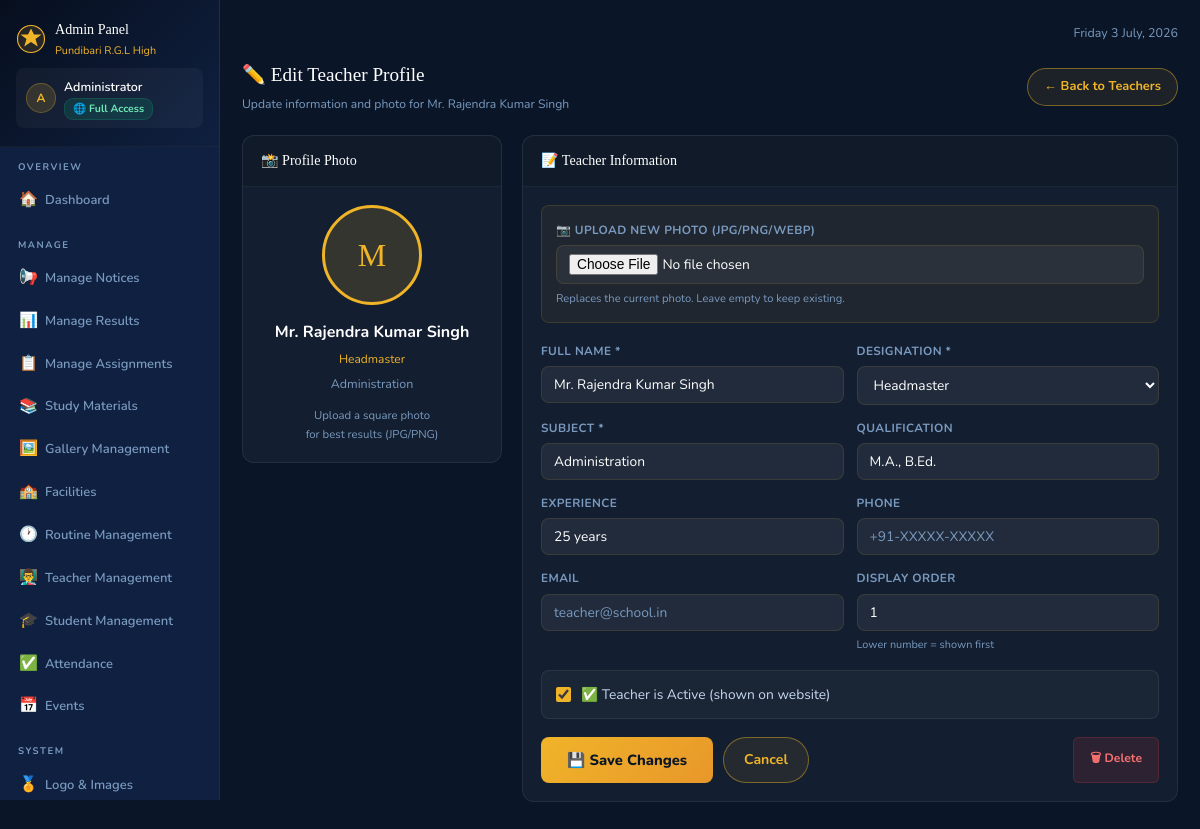
The page /admin/teachers/edit/1 (signed in) on the database its author committed.
### tables this page shows
CREATE TABLE teachers(id INTEGER PRIMARY KEY AUTOINCREMENT,
      name TEXT NOT NULL,designation TEXT,subject TEXT,qualification TEXT,
      experience TEXT,phone TEXT,email TEXT,photo TEXT,
      sort_order INTEGER DEFAULT 99,is_active INTEGER DEFAULT 1);

### app.py (the view, shortened to what this page needs)
@app.route('/admin/teachers/edit/<int:tid>', methods=['GET', 'POST'])
@perm_req('can_manage_teachers')
def admin_edit_teacher(tid):
    db = get_db()
    t = db.execute("SELECT * FROM teachers WHERE id=?", (tid,)).fetchone()
    db.close()
    if not t:
        flash('Teacher not found.', 'error')
        return redirect(url_for('admin_teachers'))
    return render_template('admin_teacher_edit.html', teacher=t)

### app.py (called while the page is built, shortened)
def cache_get(k):
    if k in _cache and _cache_ts.get(k,0)>datetime.now().timestamp():
        return _cache[k]
    return None

def get_db():
    if USE_PG:
        conn=psycopg2.connect(DATABASE_URL,cursor_factory=psycopg2.extras.RealDictCursor)
        return conn
    conn=sqlite3.connect(DB_PATH,timeout=30,check_same_thread=False)
    conn.row_factory=sqlite3.Row
    conn.execute("PRAGMA journal_mode=WAL")
    conn.execute("PRAGMA synchronous=NORMAL")
    conn.execute("PRAGMA cache_size=-32000")
    conn.execute("PRAGMA temp_store=MEMORY")
    conn.execute("PRAGMA mmap_size=268435456")
    conn.execute("PRAGMA optimize")
    return conn

def get_settings():
    cached=cache_get('settings')
    if cached: return cached
    db=get_db()
    rows=db.execute("SELECT key,value FROM settings").fetchall()
    db.close()
    r={row['key']:row['value'] for row in rows}
    cache_set('settings',r); return r

@app.context_processor
def inject_globals():
    ctx = dict(settings=get_settings(), now=datetime.now())
    if 'admin_id' in session:
        ctx['current_admin_perms'] = get_admin_perms(session['admin_id'])
        ctx['is_impersonating'] = session.get('impersonating', False)
    return ctx

def perm_req(key):
    def outer(f):
        @wraps(f)
        def d(*a, **k):
            if 'admin_id' not in session:
                return redirect(url_for('admin_login'))
            perms = get_admin_perms(session['admin_id'])
            if not perms.get(key, 0):
                flash("You don't have permission to access this section. Contact your administrator.", 'error')
                return redirect(url_for('admin_dashboard'))
            return f(*a, **k)
        return d
    return outer

def log_activity(actor_type, actor_id, actor_name, action, detail=''):
    try:
        db = get_db()
        ip = request.remote_addr or ''
        db.execute("INSERT INTO activity_log(actor_type,actor_id,actor_name,action,detail,ip) VALUES(?,?,?,?,?,?)",
                   (actor_type, actor_id, actor_name, action, detail, ip))
        db.commit(); db.close()
    except: pass

def get_admin_perms(admin_id):
    db = get_db()
    perm = db.execute("SELECT * FROM admin_permissions WHERE admin_id=?", (admin_id,)).fetchone()
    classes = db.execute("SELECT class, section FROM admin_class_access WHERE admin_id=?", (admin_id,)).fetchall()
    db.close()
    d = dict(perm)
    d['classes'] = [(r['class'], r['section']) for r in classes]
    return d

### templates/admin_teacher_edit.html (shortened to what this page needs)
{% extends "admin_base.html" %}
{% block admin_content %}
<div class="admin-topbar-row">
  <div>
    <div class="admin-page-title">✏️ Edit Teacher Profile</div>
    <div class="admin-page-sub">Update information and photo for {{ teacher.name }}</div>
  </div>
  <a href="{{ url_for('admin_teachers') }}" class="btn-outline" style="padding:7px 16px;font-size:.8rem">← Back to Teachers</a>
</div>
<div style="display:grid;grid-template-columns:260px 1fr;gap:20px;align-items:start">
  <div class="admin-card">
    <div class="admin-card-head"><div class="admin-card-title">📸 Profile Photo</div></div>
    <div class="admin-card-body" style="text-align:center">
      <div class="teacher-photo-preview" id="photoPreview" style="margin:0 auto 14px">
        {% if teacher.photo %}
          <img src="{{ url_for('static',filename='images/'+teacher.photo) }}" alt="{{ teacher.name }}" id="previewImg">
        {% else %}
          <span id="previewInitial">{{ teacher.name[0] }}</span>
        {% endif %}
      </div>
      <div style="font-weight:700;color:var(--white);margin-bottom:3px">{{ teacher.name }}</div>
      <div style="font-size:.75rem;color:var(--accent);margin-bottom:3px">{{ teacher.designation }}</div>
      <div style="font-size:.78rem;color:var(--text-muted)">{{ teacher.subject }}</div>
      <div style="margin-top:12px;font-size:.71rem;color:var(--text-muted)">
        Upload a square photo<br>for best results (JPG/PNG)
      </div>
    </div>
  </div>
  <div class="admin-card">
    <div class="admin-card-head"><div class="admin-card-title">📝 Teacher Information</div></div>
    <div class="admin-card-body">
      <form method="POST" action="{{ url_for('admin_edit_teacher', tid=teacher.id) }}" enctype="multipart/form-data">
        <div class="form-group" style="margin-bottom:18px;padding:14px;background:rgba(240,180,41,.05);border:1px solid rgba(240,180,41,.15);border-radius:var(--rs)">
          <label>📷 Upload New Photo (JPG/PNG/WEBP)</label>
          <input type="file" name="photo" class="form-control" accept=".jpg,.jpeg,.png,.webp" id="photoInput">
          <small style="color:var(--text-muted);font-size:.7rem">Replaces the current photo. Leave empty to keep existing.</small>
        </div>
        <div class="form-grid">
          <div class="form-group"><label>Full Name *</label>
            <input type="text" name="name" class="form-control" value="{{ teacher.name }}" required></div>
          <div class="form-group"><label>Designation *</label>
            <select name="designation" class="form-control">
              {% for d in ['Headmaster','Asst. Headmaster','Assistant Teacher','Senior Teacher','Group D Staff'] %}
              <option value="{{ d }}" {{ 'selected' if teacher.designation==d else '' }}>{{ d }}</option>{% endfor %}
            </select></div>
          <div class="form-group"><label>Subject *</label>
            <input type="text" name="subject" class="form-control" value="{{ teacher.subject or '' }}" placeholder="e.g. Mathematics" required></div>
          <div class="form-group"><label>Qualification</label>
            <input type="text" name="qualification" class="form-control" value="{{ teacher.qualification or '' }}" placeholder="e.g. M.Sc., B.Ed."></div>
          <div class="form-group"><label>Experience</label>
            <input type="text" name="experience" class="form-control" value="{{ teacher.experience or '' }}" placeholder="e.g. 10 years"></div>
          <div class="form-group"><label>Phone</label>
            <input type="text" name="phone" class="form-control" value="{{ teacher.phone or '' }}" placeholder="+91-XXXXX-XXXXX"></div>
          <div class="form-group"><label>Email</label>
            <input type="email" name="email" class="form-control" value="{{ teacher.email or '' }}" placeholder="teacher@school.in"></div>
          <div class="form-group"><label>Display Order</label>
            <input type="number" name="sort_order" class="form-control" value="{{ teacher.sort_order or 99 }}" min="1">
            <small style="font-size:.68rem;color:var(--text-muted)">Lower number = shown first</small></div>
        </div>
        <div style="margin-top:16px;padding:12px 14px;background:rgba(255,255,255,.03);border:1px solid rgba(255,255,255,.07);border-radius:var(--rs)">
          <label style="display:flex;align-items:center;gap:10px;cursor:pointer">
            <input type="checkbox" name="is_active" value="1" {% if teacher.is_active %}checked{% endif %} style="accent-color:var(--accent);width:15px;height:15px">
            <span style="color:var(--text-light);font-size:.86rem">✅ Teacher is Active (shown on website)</span>
          </label>
        </div>
        <div style="display:flex;gap:10px;margin-top:18px">
          <button type="submit" class="btn-gold" style="padding:11px 26px;font-size:.92rem">💾 Save Changes</button>
          <a href="{{ url_for('admin_teachers') }}" class="btn-outline" style="padding:10px 20px;font-size:.88rem">Cancel</a>
          <a href="{{ url_for('admin_delete_teacher',i=teacher.id) }}" class="btn-danger" style="padding:10px 16px;margin-left:auto" onclick="return confirm('Permanently delete {{ teacher.name }}?')">🗑 Delete</a>
        </div>
      </form>
    </div>
  </div>
</div>
{% endblock %}

### static/css/style.css (style rules this page uses)
:root { --navy:#0a1628;--navy-mid:#0d1f3c;--navy-card:#0f2040;--navy-deep:#070f1e; --blue:#1a3560;--blue2:#1e4a8a; --accent:#f0b429;--accent2:#e8972a;--gold:linear-gradient(135deg,#f0b429,#e8972a); --accent-glow:rgba(240,180,41,.15);--gb:rgba(240,180,41,.18); --c-green:#10b981;--c-green-bg:rgba(16,185,129,.12); --c-orange:#f59e0b;--c-orange-bg:rgba(245,158,11,.12); --c-purple:#8b5cf6;--c-purple-bg:rgba(139,92,246,.12); --c-blue:#3b82f6;--c-blue-bg:rgba(59,130,246,.12); --c-red:#ef4444;--c-red-bg:rgba(239,68,68,.12); --c-teal:#06b6d4;--c-teal-bg:rgba(6,182,212,.12); --white:#fff;--text-light:#c8d8f0;--text-muted:#7a9abf; --glass:rgba(255,255,255,.05);--glass-h:rgba(255,255,255,.09); --shadow:0 8px 32px rgba(0,0,0,.5);--shadow-g:0 4px 20px rgba(240,180,41,.25); --r:12px;--rs:8px;--nav-h:68px; --fd:'Cinzel',serif;--fb:'Nunito',sans-serif; --tr:.3s cubic-bezier(.4,0,.2,1); }
*,*::before,*::after { box-sizing:border-box;margin:0;padding:0 }
html { scroll-behavior:smooth }
body { font-family:var(--fb);background:var(--navy);color:var(--text-light);line-height:1.7;overflow-x:hidden }
a { color:inherit;text-decoration:none }
button { cursor:pointer;border:none;background:none;font-family:inherit }
.btn-outline { display:inline-flex;align-items:center;gap:8px;padding:10px 24px;border-radius:24px;border:1.5px solid rgba(240,180,41,.45);color:var(--accent);font-weight:700;font-size:.9rem;background:rgba(240,180,41,.08);transition:all var(--tr) }
.admin-topbar-row { display:flex;justify-content:space-between;align-items:center;margin-bottom:20px;flex-wrap:wrap;gap:10px }
.admin-page-title { font-family:var(--fd);font-size:1.2rem;color:var(--white) }
.admin-page-sub { font-size:.76rem;color:var(--text-muted);margin-top:2px }
.admin-card { background:rgba(255,255,255,.04);border:1px solid rgba(255,255,255,.07);border-radius:var(--r);overflow:hidden;margin-bottom:18px }
.admin-card-head { padding:13px 18px;background:rgba(0,0,0,.15);border-bottom:1px solid rgba(255,255,255,.06);display:flex;justify-content:space-between;align-items:center }
.admin-card-title { font-family:var(--fd);font-size:.88rem;color:var(--white) }
.admin-card-body { padding:18px }
.form-grid { display:grid;grid-template-columns:repeat(auto-fit,minmax(200px,1fr));gap:13px }
.form-group { display:flex;flex-direction:column;gap:5px }
.form-group label { font-size:.74rem;font-weight:700;color:var(--text-muted);text-transform:uppercase;letter-spacing:.4px }
.form-control { padding:8px 12px;background:rgba(255,255,255,.06);border:1px solid rgba(240,180,41,.12);border-radius:var(--rs);color:var(--white);font-family:var(--fb);font-size:.86rem;transition:border-color var(--tr);width:100% }
.form-control::placeholder { color:var(--text-muted) }
select.form-control option { background:var(--navy-card);color:var(--white) }
.btn-gold { padding:8px 20px;border-radius:var(--rs);background:var(--gold);color:var(--navy);font-weight:800;font-size:.84rem;transition:transform var(--tr),box-shadow var(--tr);border:none;cursor:pointer;font-family:var(--fb) }
.btn-danger { padding:5px 11px;border-radius:6px;background:rgba(239,68,68,.12);color:#f87171;border:1px solid rgba(239,68,68,.2);font-size:.76rem;font-weight:700;cursor:pointer;transition:all var(--tr);font-family:var(--fb) }
:root { --dev-bg:#050d1a;--dev-card:rgba(99,102,241,.08); --dev-border:rgba(99,102,241,.25);--dev-accent:#818cf8; --dev-gold:linear-gradient(135deg,#818cf8,#6366f1); }
.teacher-photo-preview { width:100px;height:100px;border-radius:50%;border:3px solid var(--accent); overflow:hidden;background:var(--accent-glow);display:flex;align-items:center; justify-content:center;font-family:var(--fd);font-size:2rem;color:var(--accent);margin-bottom:12px }
.admin-card, .dev-card, .sc, .dev-stat, .stat-cards-row > * { animation:cardReveal .45s cubic-bezier(.22,1,.36,1) both; }
.admin-card:nth-of-type(1) { animation-delay:.05s }
.admin-card:nth-of-type(2) { animation-delay:.10s }
.sc, .dev-stat, .qa-btn, .admin-card, .dev-card, .glass-card { transition:transform .22s cubic-bezier(.34,1.56,.64,1), box-shadow .22s ease, border-color .22s ease; }
.btn-gold, .btn-outline, .btn-danger, .qa-btn, .dev-btn-anim { position:relative;overflow:hidden }

### rows shown on the page
teachers: name "Mr. Rajendra Kumar Singh", name "M", designation "Headmaster", subject "Administration", qualification "M.A., B.Ed.", experience "25 years", sort_order "1", is_active "☑"

### other values the page prints
{{ settings.school_name[:20] }} "Pundibari R.G.L High"
{{ session.admin_name[0] if session.admin_name else 'A' }} "A"
{{ session.admin_name }} "Administrator"
form field designation "Headmaster"
